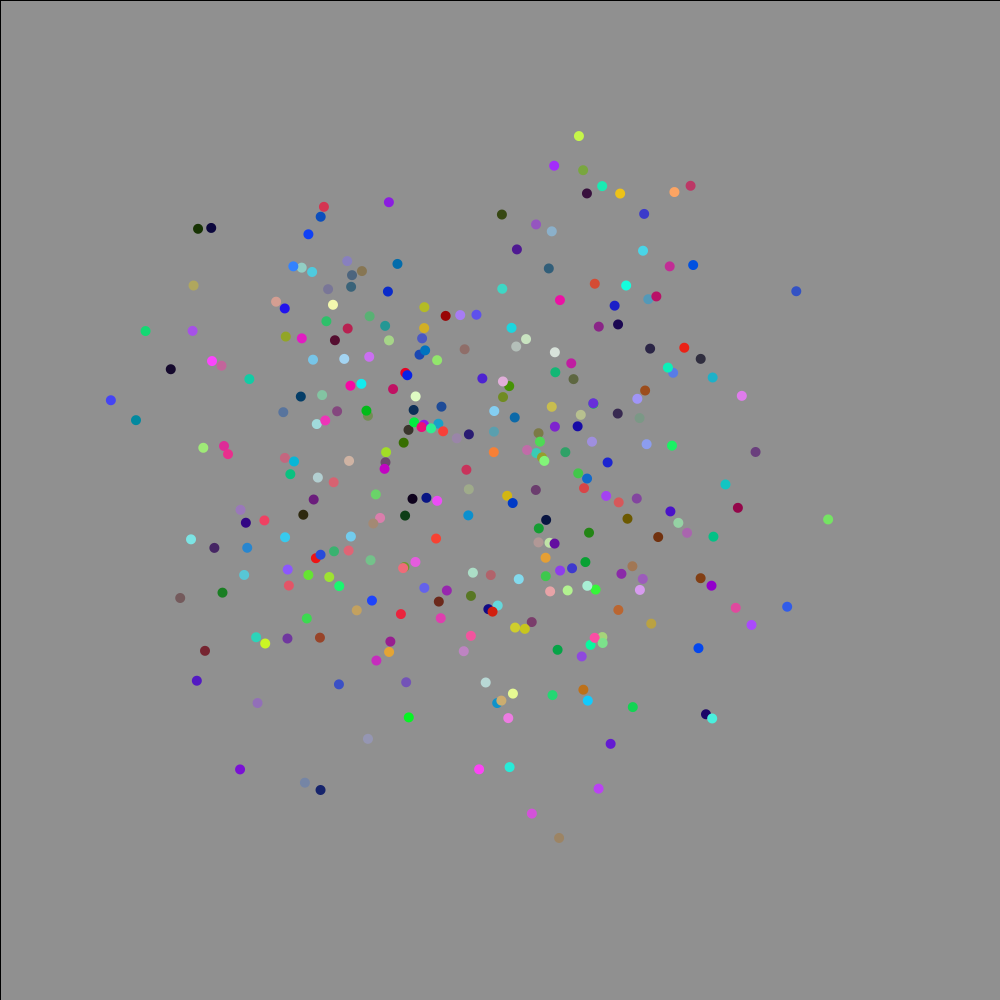
Frame 1 (no input)
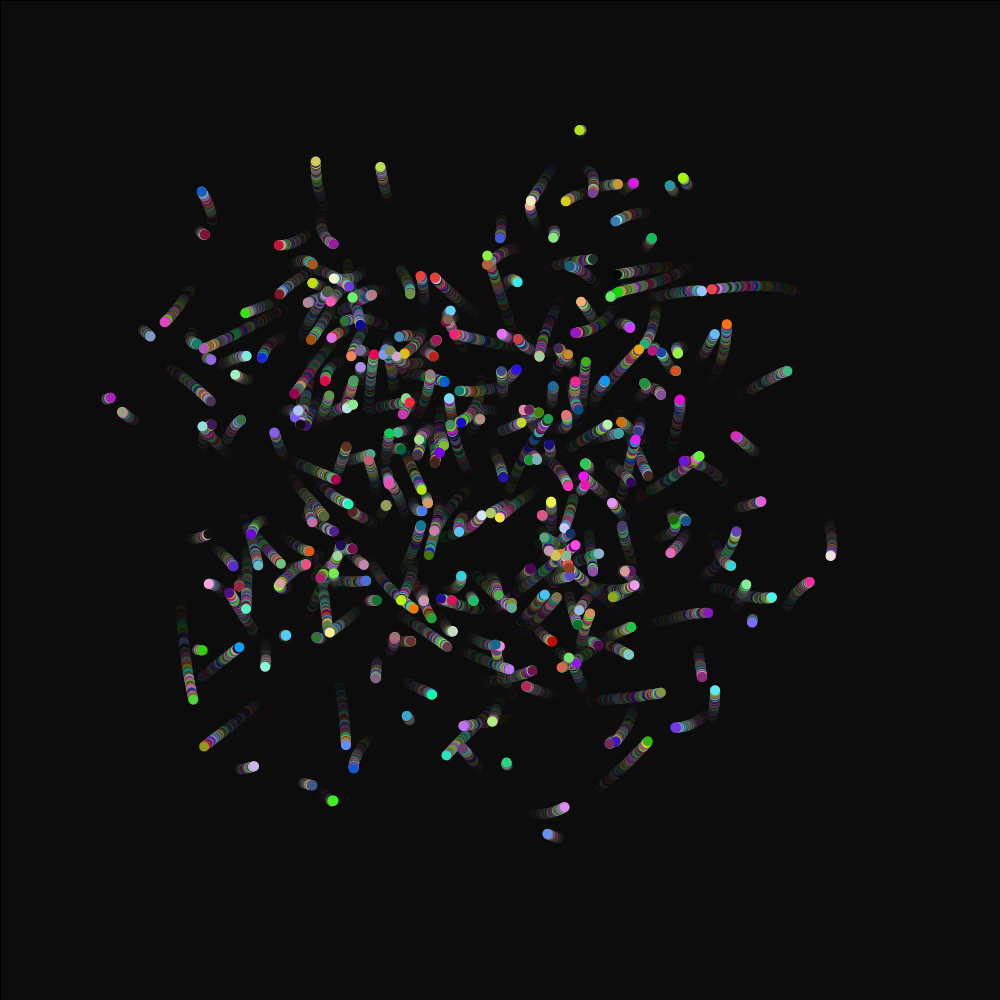
Frame 60 (the mouse pressed at the canvas centre just before this capture)
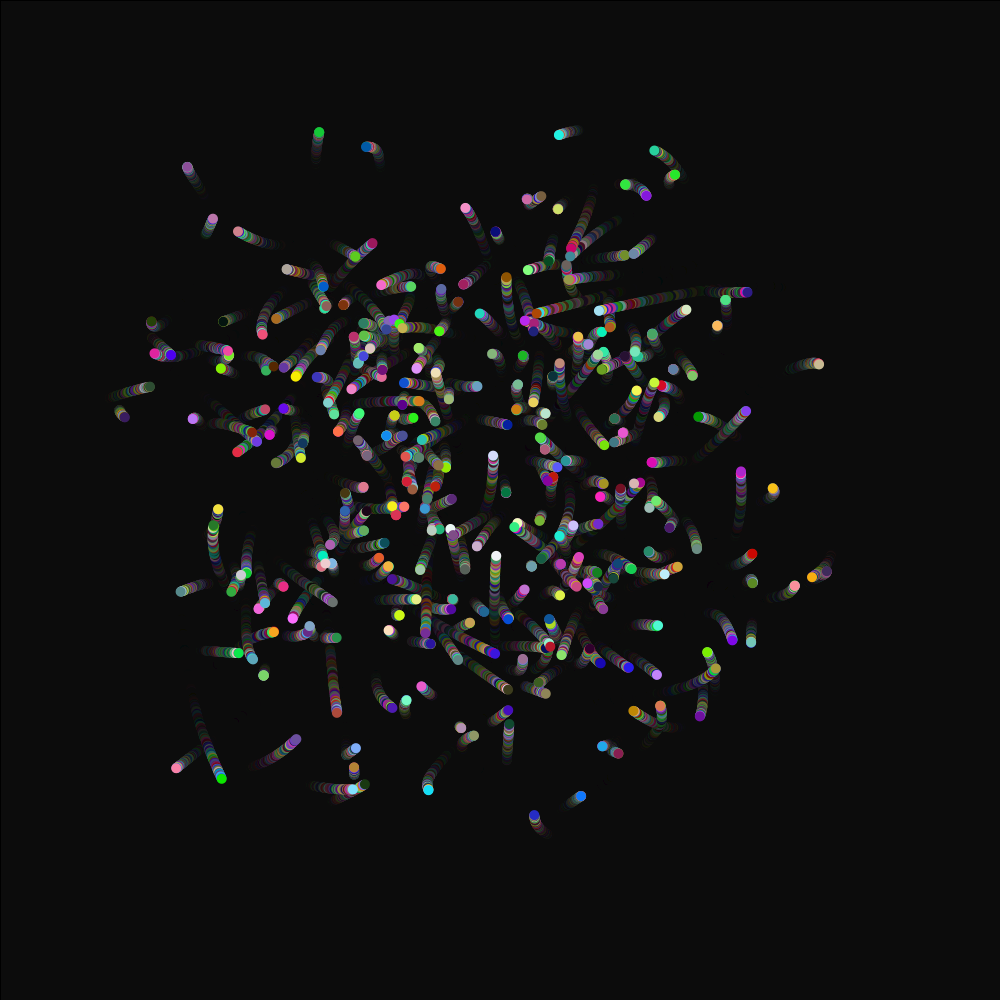
Frame 120 (the mouse held since frame 60 and released just before this capture)

The Processing sketch that drew these frames (run headless with seeded random() and noise(); from frame 60 on, the mouse is pressed at the canvas centre):

// Processing sketch: MagicWorms
// ── MagicWorms.pde
float xPos = 0;
float yPos = 0;
void setup(){
size(1000, 1000);
background(150, 150, 150);
}
void draw(){
makeMagical();
for(int i = 0; i < 300; i++){
xPos = getWormX(i);
yPos = getWormY(i);
fill(random(255), random(255), random(255));
noStroke();
ellipse(xPos, yPos, 10, 10);
}
}
float frequency = .001;
    float noiseInterval = PI;

    void makeMagical() {
        fill( 0, 0, 0, 10 );
        rect(0, 0, width, height);
        noStroke();
    }

    float getWormX(int i) {
        return map(noise(i*noiseInterval + frameCount * frequency), 0, 1, 0, width);
    }

    float getWormY(int i) {
        return map(noise(i*noiseInterval+1 + frameCount * frequency), 0, 1, 0, height);
    }
